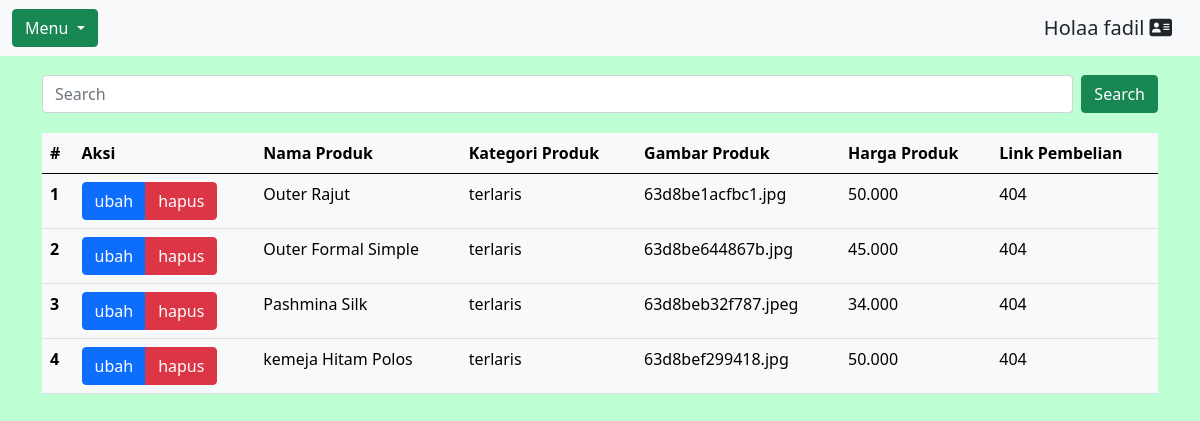
/view/admin/index.php (signed in), run on the app's committed database.
### tables this page shows
CREATE TABLE `firstshop` (
  `id` int(11) NOT NULL,
  `productName` varchar(300) NOT NULL,
  `productCategory` varchar(200) NOT NULL,
  `productImage` varchar(300) NOT NULL,
  `productPrice` varchar(100) NOT NULL,
  `productOwner` varchar(500) NOT NULL,
  `productLink` varchar(500) NOT NULL
);

### model/dbConfig.php (called while the page is built, shortened)
<?php
$conn = mysqli_connect("localhost", "id19968197_fahrul", "@I9g?^2-~[\Eh(\h", "id19968197_affiliate");
function query($query)
{
    global $conn;
    $result = mysqli_query($conn, $query);
    $rows = [];
    while ($row = mysqli_fetch_assoc($result)) {
        $rows[] = $row;
    }
    return $rows;
}

### view/admin/index.php (the view, shortened to what this page needs)
<?php
require '../../model/dbConfig.php';
require '../../assets/css/admin/headerAdmin.php';
require '../../assets/css/admin/navbarAdmin.php';
$username = $_SESSION['username'];
$produk = query("SELECT * FROM firstshop WHERE productOwner = '$username'");
?>
<!DOCTYPE html>
<html lang="en">
<head>
</head>
<body>
    <div class="container">
        <form class="d-flex" action="" method="post">
            <input name="keyword" class="form-control me-2" type="text" placeholder="Search" aria-label="Search">
            <button name="cari" value="cari" class="btn btn-success" type="submit">Search</button>
        </form>
        <div class="container">
            <div class="row">
                <table class="table table-light table-hover">
                    <thead>
                        <tr>
                            <th>#</th>
                            <th>Aksi</th>
                            <th>Nama Produk</th>
                            <th>Kategori Produk</th>
                            <th>Gambar Produk</th>
                            <th>Harga Produk</th>
                            <th>Link Pembelian</th>
                        </tr>
                    </thead>
                    <tbody>
                        <?php $i = 1; ?>
                        <?php foreach ($produk as $prdk) : ?>
                            <tr>
                                <th><?= $i; ?></th>
                                <td>
                                    <div class="btn-group" role="group" aria-label="Basic example">
                                        <a href="updateProduct.php?id=<?= $prdk["id"]; ?>" class="btn btn-primary">ubah</a>
                                        <a href="deleteProduct.php?id=<?= $prdk["id"]; ?>" class="btn btn-danger" onclick="return confirm('Konfirmasi penghapusan data');">hapus</a>
                                    </div>
                                </td>
                                <td><?= $prdk["productName"]; ?></td>
                                <td><?= $prdk["productCategory"]; ?></td>
                                <td><?= $prdk["productImage"]; ?></td>
                                <td><?= $prdk["productPrice"]; ?></td>
                                <td><?= $prdk["productLink"]; ?></td>
                            </tr>
                            <?php $i++; ?>
                        <?php endforeach; ?>
                    </tbody>
                </table>
            </div>
        </div>
    </div>
</body>
</html>

### view/admin/index.php (style rules this page uses)
body { margin-top: 75px; background-color: #beffd4; }
.container { margin-top: 20px; }

### data on the page
firstshop: productName "Outer Rajut", productCategory "terlaris", productImage "63d8be1acfbc1.jpg", productPrice "50.000", productLink "404"
firstshop: productName "Outer Formal Simple", productCategory "terlaris", productImage "63d8be644867b.jpg", productPrice "45.000", productLink "404"
firstshop: productName "Pashmina Silk", productCategory "terlaris", productImage "63d8beb32f787.jpeg", productPrice "34.000", productLink "404"
firstshop: productName "kemeja Hitam Polos", productCategory "terlaris", productImage "63d8bef299418.jpg", productPrice "50.000", productLink "404"

### other printed values
$username "fadil"
